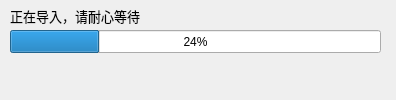
<?xml version="1.0" encoding="UTF-8"?>
<ui version="4.0">
 <class>progressWait</class>
 <widget class="QDialog" name="progressWait">
  <property name="geometry">
   <rect>
    <x>0</x>
    <y>0</y>
    <width>396</width>
    <height>100</height>
   </rect>
  </property>
  <property name="sizePolicy">
   <sizepolicy hsizetype="Fixed" vsizetype="Fixed">
    <horstretch>0</horstretch>
    <verstretch>0</verstretch>
   </sizepolicy>
  </property>
  <property name="windowTitle">
   <string>Dialog</string>
  </property>
  <widget class="QProgressBar" name="progressBar">
   <property name="geometry">
    <rect>
     <x>10</x>
     <y>30</y>
     <width>371</width>
     <height>23</height>
    </rect>
   </property>
   <property name="value">
    <number>24</number>
   </property>
  </widget>
  <widget class="QLabel" name="label">
   <property name="geometry">
    <rect>
     <x>10</x>
     <y>0</y>
     <width>271</width>
     <height>31</height>
    </rect>
   </property>
   <property name="font">
    <font>
     <family>宋体</family>
     <pointsize>10</pointsize>
     <weight>50</weight>
     <bold>false</bold>
    </font>
   </property>
   <property name="text">
    <string>正在导入，请耐心等待</string>
   </property>
  </widget>
  <widget class="QLabel" name="label_num">
   <property name="geometry">
    <rect>
     <x>10</x>
     <y>70</y>
     <width>161</width>
     <height>16</height>
    </rect>
   </property>
   <property name="text">
    <string/>
   </property>
  </widget>
 </widget>
 <resources/>
 <connections/>
</ui>
